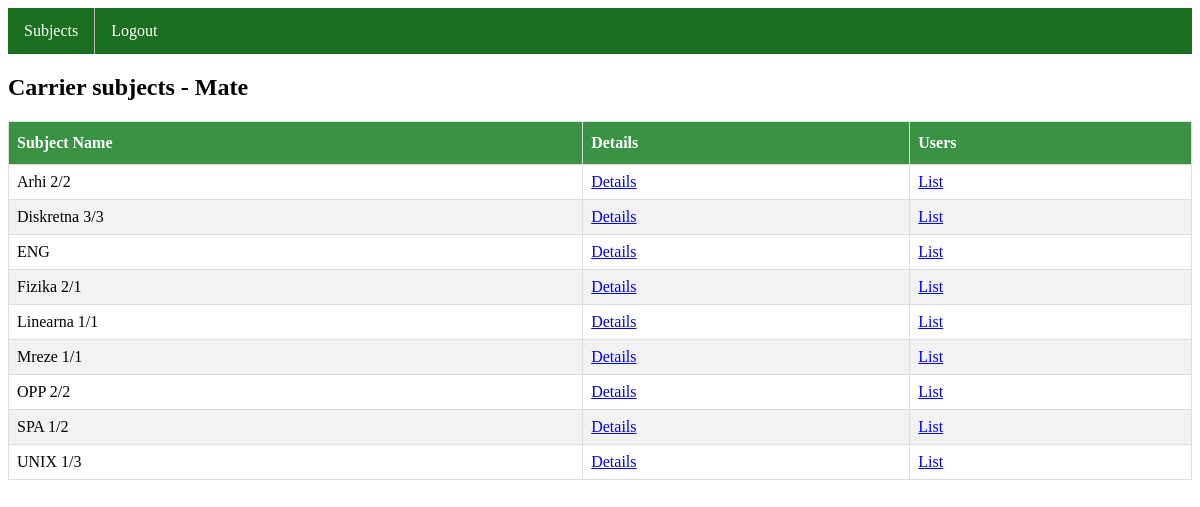
/app/professor_subjects/ (signed in), run on the app's committed database.
### enroll_app/models.py (models this page shows, shortened)
class User(AbstractUser):
    STATUS = (('NONE', 'none'), ('REGULAR', 'regular'), ('EXTRAORDINARY', 'extraordinary'))
    role = models.ForeignKey(Role, on_delete=models.PROTECT, null=True)
    status = models.CharField(max_length=50, choices=STATUS, null=True)

class Subject(models.Model):
    CHOICES = (('YES', 'yes'), ('NO', 'no'))
    name = models.CharField(max_length=50, unique=True)
    code = models.CharField(max_length=50, unique=True)
    program = models.TextField()
    ects = models.IntegerField()
    sem_regular = models.IntegerField()
    sem_extraordinary = models.IntegerField()
    elective_subject = models.CharField(max_length=50, choices=CHOICES)
    professor = models.ForeignKey(User, on_delete=models.CASCADE, limit_choices_to={'role__name': 'PROFESSOR'})

### enroll_app/views.py (the view)
# urls.py: path('professor_subjects/', views.professor_subject_list, name='professor_subject_list'),
@login_required(login_url='enroll_app:user_login')
def professor_subject_list(request):
    professor = check_is_professor(request.user)
    if professor:
        subjects = Subject.objects.filter(professor=request.user).order_by('name')
        return render(request, 'professor_subject_list.html', {'subjects': subjects, 'is_professor':professor})
    else:
        return HttpResponse("ACCESS DENIED -  You're not PROFESSOR")

### enroll_app/views.py (called while the page is built)
def check_is_professor(user):
    return user.role.name == 'PROFESSOR' if user.role else False

### enroll_app/templates/professor_subject_list.html
{% extends 'base.html' %}
{% block content %}
<h2>Carrier subjects - {{ user.username }}</h2>
<table id="list">
  <thead>
    <tr>
      <th>Subject Name</th>
      <th>Details</th>
      <th>Users</th>
    </tr>
  </thead>
  <tbody>
    {% for subject in subjects %}
    <tr>
      <td>{{ subject.name }}</td>
      <td><a href="{% url 'enroll_app:subject_detail' subject.pk %}">Details</a></td>
      <td><a href="{% url 'enroll_app:professor_subject_enrollment' subject.pk %}">List</a></td>
    </tr>
    {% empty %}
    <tr>
      <td colspan="3">No subjects found.</td>
    </tr>
    {% endfor %}
  </tbody>
</table>
{% endblock %}

### enroll_app/static/style.css (style rules this page uses)
#list { border-collapse: collapse; width: 100%; }
#list td, #list th { border: 1px solid #ddd; padding: 8px; }
#list tr:nth-child(even) { background-color: #f2f2f2; }
#list th { padding-top: 12px; padding-bottom: 12px; text-align: left; background-color: #3a9344; color: white; }

### data on the page
User: username "Mate"
Subject: name "Arhi 2/2"
Subject: name "Diskretna 3/3"
Subject: name "ENG"
Subject: name "Fizika 2/1"
Subject: name "Linearna 1/1"
Subject: name "Mreze 1/1"
Subject: name "OPP 2/2"
Subject: name "SPA 1/2"
Subject: name "UNIX 1/3"
